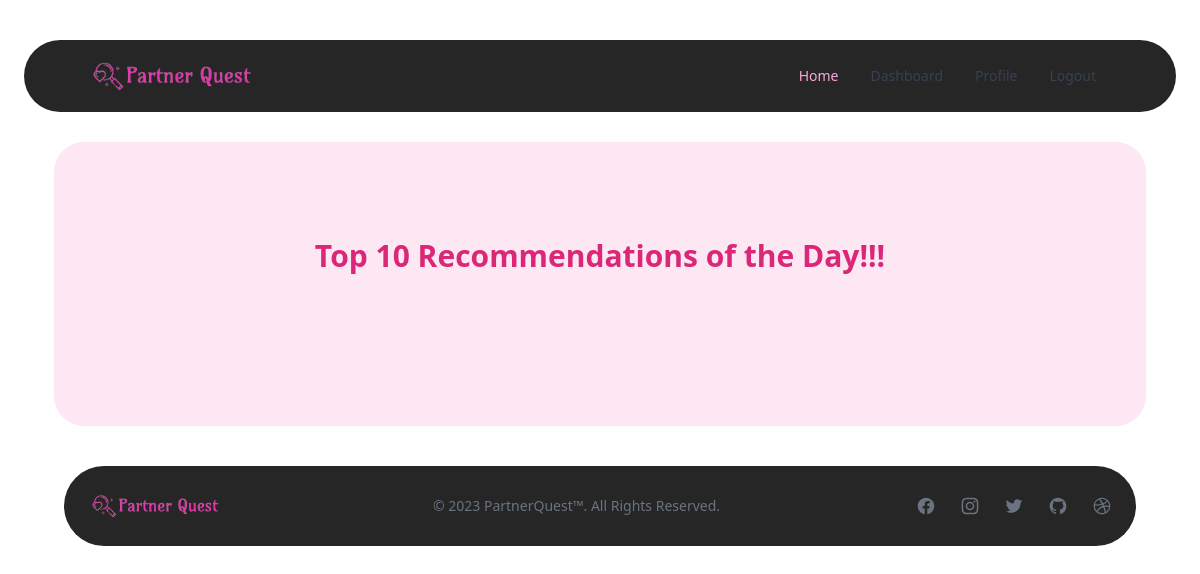
/recommended/ (signed in), run on an earlier commit of the app's database.
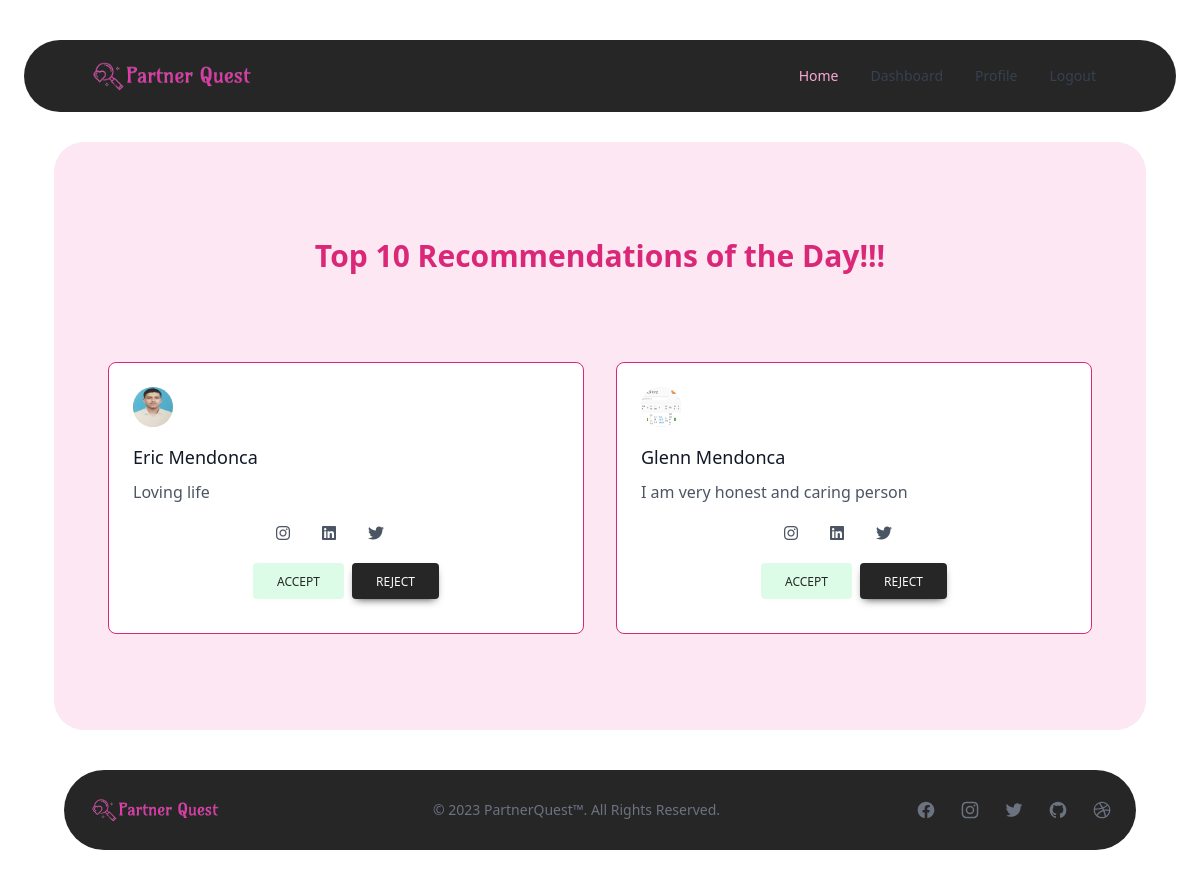
And on a later commit of the database.
### home/models.py (models this page shows, shortened)
class User(AbstractBaseUser, PermissionsMixin):
    email = models.EmailField("Email Address",unique=True,max_length=127)
    name = models.CharField(max_length=255)
    phone = models.CharField(max_length=20)
    verification_file = models.FileField(upload_to=upload_v)
    email_is_verified = models.BooleanField(default=False)
    bio = models.CharField(max_length=1023,blank=True,null=True)
    id_is_verified = models.BooleanField(default=False)
    likes = models.IntegerField(default=0)
    dislikes = models.IntegerField(default=0)
    country = models.CharField(max_length=255,blank=True,null=True)
    address = models.CharField(max_length=255,blank=True,null=True)
    profile_image = models.ImageField(upload_to=upload_i,blank=True,null=True)
    face_detection_probablity = models.FloatField(default=0)
    college = models.CharField(max_length=255,blank=True,null=True)
    status = models.BooleanField(default=True)
    dob = models.DateField()
    user_score = models.FloatField(default=0)
    otp = models.IntegerField(default=generate_otp)
    insta_username = models.CharField(max_length=255,blank=True,null=True)
    linkedin_username = models.CharField(max_length=255,blank=True,null=True)
    twitter_username = models.CharField(max_length=255,blank=True,null=True)
    height = models.FloatField(blank=True,null=True)
    gender = models.CharField(max_length=2)
    who_to_date = models.CharField(max_length=2)
    interests = models.ManyToManyField(Interest,blank=True)
    premium = models.BooleanField(default=False)
    is_habit_drink = models.CharField(max_length=10,blank=True,null=True)
    is_habit_smoke = models.CharField(max_length=10,blank=True,null=True)
    last_updated = models.DateTimeField(auto_now_add=True)
    is_staff = models.BooleanField(default=False)
    is_active = models.BooleanField(default=True)
    date_joined = models.DateTimeField(auto_now=True)
    objects = UserManager()
    USERNAME_FIELD = 'email'
    REQUIRED_FIELDS = ["name","phone","dob","gender","verification_file","who_to_date"]

### home/views.py (the view)
# urls.py: path("recommended/",RecommendedView.as_view(),name="recommended"), # User can view recommended profiles.
class RecommendedView(LoginRequiredMixin,TemplateView):
    template_name = "recommendations.html"
    login_url = '/login'
    redirect_field_name = 'redirect_to'
    def get_context_data(self, **kwargs):
        context = super().get_context_data(**kwargs)
        profiles = User.objects.filter(gender=self.request.user.who_to_date)
        profiles_ids = get_close_profiles(self.request.user,profiles)
        context["profiles"] = []
        for i in profiles_ids:
            context["profiles"].append(User.objects.get(id=i))
        return context

### aiml/verification/eloRanking.py (called while the page is built)
def age(birthdate):
    today = date.today()
    age = today.year - birthdate.year - ((today.month, today.day) < (birthdate.month, birthdate.day))
    return age

def get_close_profiles(user,profiles):
    selfuser = {'id1':user.id,
                 'interests':[i.name for i in user.interests.all()],
                 'gender':user.gender,
                 'who_to_date':user.who_to_date,
                 'is_subscribed': user.premium,
                 'is_habit_drink': user.is_habit_drink,
                 'is_habit_smoke': user.is_habit_smoke,
                'score': user.user_score}
    list_profiles = [ {"_id": i.id, "name": i.name, "age": age(i.dob) , "gender": i.gender, "location": i.country, "interests": [j.name for j in i.interests.all() ], "score": i.user_score} for i in profiles]
    elo_rs = EloRecommendationSystem(selfuser,list_profiles)
    return elo_rs.get_top_profiles()

    def get_top_profiles(self, n=10):
        scores = self.predict_scores()
        print('predicted score', scores)
        top_indices = np.argsort(scores)[:n]
        print('top indices', top_indices,self.profiles)
        return [self.profiles[i]["_id"] for i in top_indices]

### templates/recommendations.html (shortened to what this page needs)
{% extends 'base.html' %}
{% load static %}
{% block content %}
<section class="text-gray-600 body-font bg-pink-100 rounded-[30px] m-[30px]">
    <div class="container px-5 py-24 mx-auto">
        <div class="flex flex-wrap w-full mb-20 flex-col items-center text-center">
            <h1 class="sm:text-3xl text-3xl font-extrabold title-font mb-2 text-pink-600">Top 10 Recommendations of the Day!!!</h1>
        </div>
        <div class="flex flex-wrap -m-4">
        {% for i in profiles %}
        <div class="xl:w-1/3 md:w-1/2 p-4">
          <div class="border border-pink-600 bg-white  p-6 rounded-lg">
            <div class="w-10 h-10 inline-flex items-center justify-center rounded-full bg-pink-100 text-pink-500 mb-4">
              <img src="{{i.profile_image.url}}" alt="" class="w-100 h-100 mx-auto rounded-full dark:bg-gray-500 aspect-square m-[30px]">
            </div>
            <h2 class="text-lg text-gray-900 font-medium title-font mb-2">{{i.name}}</h2>
            <p class="leading-relaxed text-base">{{i.bio}}</p>
            <div class="flex justify-center pt-2 space-x-4 align-center">
                <a rel="noopener noreferrer" href="{{i.insta_username}}" aria-label="GitHub" class="p-2 rounded-md dark:text-pink-600 hover:dark:text-pink-800">
                    <i class="fa-brands fa-instagram"></i>
                </a>
                <a rel="noopener noreferrer" href="{{i.linkedin_username}}" aria-label="Dribble" class="p-2 rounded-md dark:text-pink-600 hover:dark:text-pink-800">
                    <i class="fa-brands fa-linkedin"></i>
                </a>
                <a rel="noopener noreferrer" href="{{i.twitter_username}}" aria-label="Twitter" class="p-2 rounded-md dark:text-pink-600 hover:dark:text-pink-800">
                    <i class="fa-brands fa-twitter"></i>
                </a>
                {% if i.id_is_verified %}
                <a rel="noopener noreferrer" href="#" aria-label="Email" class="p-2 rounded-md dark:text-pink-600 hover:dark:text-pink-800">
                </a>
                {% endif %}
            </div>
            <div class="flex justify-center space-x-2 m-[10px]">
                <button
                  type="button" onclick="likeAccept({{i.id}});"
                  class="inline-block rounded bg-green-100 px-6 pt-2.5 pb-2 text-xs font-medium uppercase leading-normal text-neutral-800 shadow-[0_4px_9px_-4px_#fbfbfb] transition duration-150 ease-in-out hover:bg-neutral-100 hover:shadow-[0_8px_9px_-4px_rgba(251,251,251,0.3),0_4px_18px_0_rgba(251,251,251,0.2)] focus:bg-neutral-100 focus:shadow-[0_8px_9px_-4px_rgba(251,251,251,0.3),0_4px_18px_0_rgba(251,251,251,0.2)] focus:outline-none focus:ring-0 active:bg-neutral-200 active:shadow-[0_8px_9px_-4px_rgba(251,251,251,0.3),0_4px_18px_0_rgba(251,251,251,0.2)]">
                  Accept
                </button>
                <button
                  type="button" onclick="dislikeReject({{i.id}});"
                  class="inline-block rounded bg-neutral-800 px-6 pt-2.5 pb-2 text-xs font-medium uppercase leading-normal text-neutral-50 shadow-[0_4px_9px_-4px_#332d2d] transition duration-150 ease-in-out hover:bg-neutral-800 hover:shadow-[0_8px_9px_-4px_rgba(51,45,45,0.3),0_4px_18px_0_rgba(51,45,45,0.2)] focus:bg-neutral-800 focus:shadow-[0_8px_9px_-4px_rgba(51,45,45,0.3),0_4px_18px_0_rgba(51,45,45,0.2)] focus:outline-none focus:ring-0 active:bg-neutral-900 active:shadow-[0_8px_9px_-4px_rgba(51,45,45,0.3),0_4px_18px_0_rgba(51,45,45,0.2)] dark:bg-neutral-900 dark:shadow-[0_4px_9px_-4px_#171717] dark:hover:bg-neutral-900 dark:hover:shadow-[0_8px_9px_-4px_rgba(27,27,27,0.3),0_4px_18px_0_rgba(27,27,27,0.2)] dark:focus:bg-neutral-900 dark:focus:shadow-[0_8px_9px_-4px_rgba(27,27,27,0.3),0_4px_18px_0_rgba(27,27,27,0.2)] dark:active:bg-neutral-900 dark:active:shadow-[0_8px_9px_-4px_rgba(27,27,27,0.3),0_4px_18px_0_rgba(27,27,27,0.2)]">
                  Reject
                </button>
            </div>
          </div>
        </div>
        {% endfor %}
      </div>
  </section>
{% endblock content %}

What changed in the data, as far as the page shows it:
added User: profile_image (picture), name "Eric Mendonca", bio "Loving life"
added User: profile_image (picture), name "Glenn Mendonca", bio "I am very honest and caring person"
